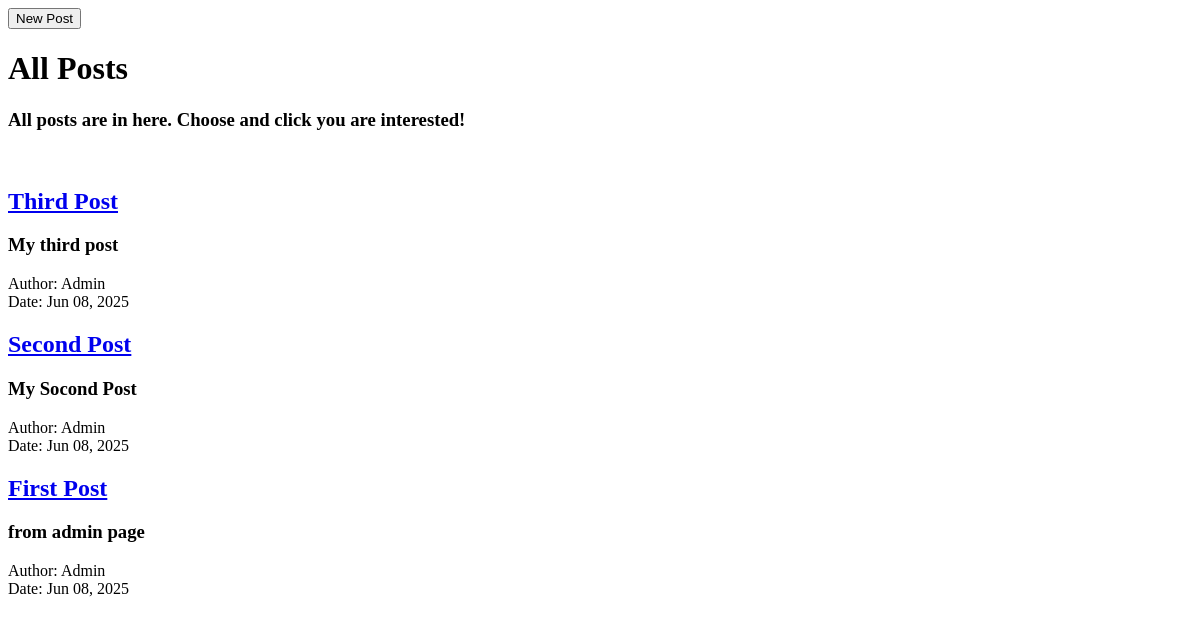
Before: / with the older database file.
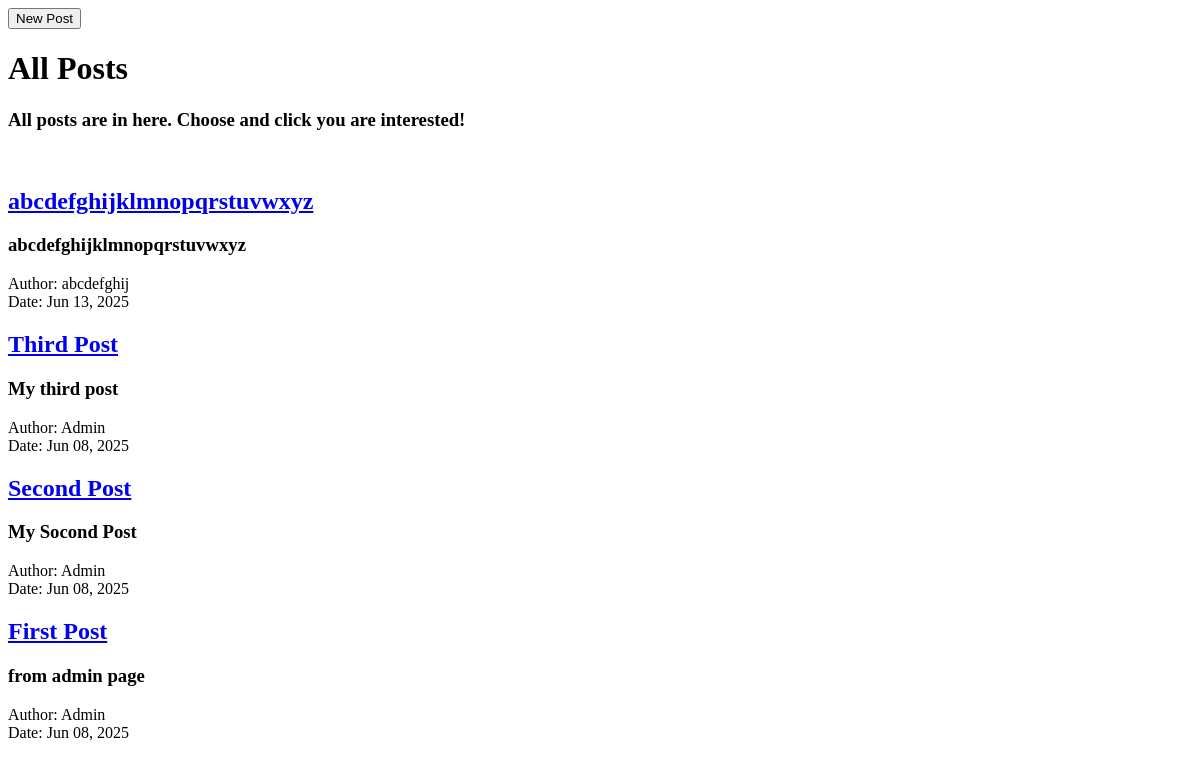
After: the same page with the newer database file.
### blog/models.py (models this page shows, shortened)
class Post(models.Model):
    title = models.CharField(max_length=50)
    subtitle = models.CharField(max_length=100)
    content = models.TextField()
    date_posted = models.DateTimeField(auto_now_add=True)
    author = models.CharField(max_length=10)

### blog/views.py (the view)
# urls.py: path("", post_list, name="post_list"),
def post_list(request):
    posts = Post.objects.all().order_by("-date_posted")
    return render(request, "post_list.html", {"posts": posts})

### blog/templates/post_list.html (shortened to what this page needs)
<!DOCTYPE html>
<html lang="en">
<head>
</head>
<body>
    <form action="{% url 'post_create' %}" method="get">
        <button type="submit">New Post</button>
    </form>
    <h1>All Posts</h1>
    <h3>All posts are in here. Choose and click you are interested! </h3>
    <br>
    <div>
         {% for post in posts %}
            <div>
                <a href="{% url 'post_detail' post.id %}"><h2>{{ post.title }}</h2></a>
                <p><h3>{{ post.subtitle }}</h3></p>
                <p>Author: {{ post.author }}<br>
                   Date: {{ post.date_posted|date:"M d, Y" }}</p>
            </div>
        {% endfor %}
    </div>
</body>
</html>

Changed rows visible on the page:
added Post: title "abcdefghijklmnopqrstuvwxyz", subtitle "abcdefghijklmnopqrstuvwxyz", author "abcdefghij", date_posted "Jun 13, 2025"
